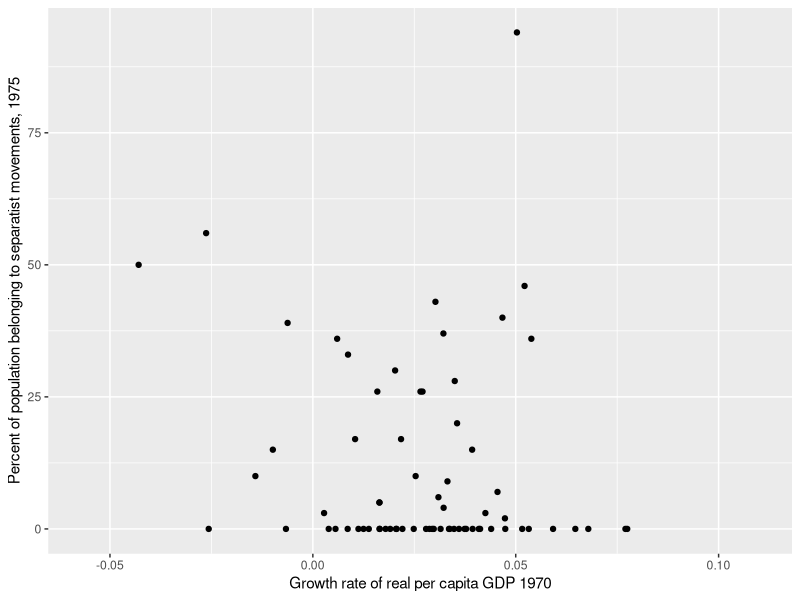

Write the R code that produced this figure.
## ---- chunk 1
library(dplyr)
library(tidyverse)
violence <- read_csv('violence.csv')
## ---- chunk 2

ggplot(data = violence,
       mapping = aes(x = gyp70,
                     y = separt75)) +
  geom_point() +
  labs(
    x = "Growth rate of real per capita GDP 1970",
    y = "Percent of population belonging to separatist movements, 1975"
  )

